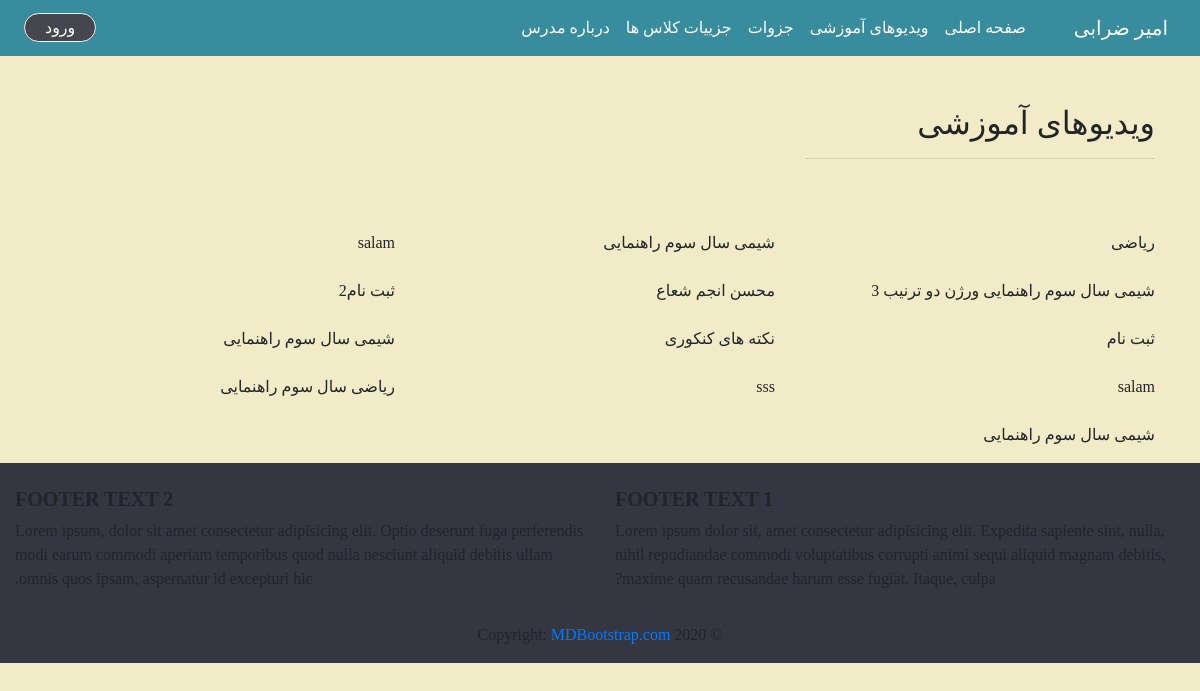
The page /video/ on the database its author committed.
### blog/models.py (models this page shows, shortened)
class Video(models.Model):
    title = models.CharField(max_length=100)
    video_url = models.FileField(upload_to='videos/upload/')
    cover = models.ImageField(upload_to='videos/covers/', null=True, blank=True)
    created_date = models.DateTimeField(default=timezone.now)

### blog/views.py (the view)
# urls.py: re_path(r'^video/$', views.VideoListView.as_view(), name='videolist'),
class VideoListView(ListView):
    model = Video
    template_name = 'video_list.html'
    context_object_name = 'videos'
    def get_queryset(self):
        return Video.objects.filter(created_date__lte=timezone.now()).order_by('-created_date')

### blog/templates/blog/video_list.html (shortened to what this page needs)
{% extends "blog/base.html" %}
{% block content %}
<div class="container pt-5">
    <div class="row text-right">
        <div class="col-4">
            <h2>ویدیوهای آموزشی</h2>
            <hr>
        </div>
    </div>
</div>
<div class="container pt-5">
    <div class="row">
        {% for video in videos %}
            <div class="col-4 text-right">
                <p class="pt-2">{{ video.title }}</p>
            </div>
        {% endfor %}
    </div>
</div>
{% endblock %}

### blog/templates/blog/base.html (shortened to what this page needs)
<html lang="en">
  {% load static %}
<head>
    <link rel="stylesheet" href="https://stackpath.bootstrapcdn.com/bootstrap/4.5.2/css/bootstrap.min.css">
    <link rel="stylesheet" href="{% static 'css/bootstrap.css' %}">
    <link rel="stylesheet" href="{% static 'css/style.css' %}">
</head>
<body>
    <nav class="navbar navbar-expand-lg my-nav sticky-top">
        <a class="navbar-brand"  href="{% url 'blog:post_list' %}">امیر ضرابی</a>
        <div class="collapse navbar-collapse " id="navbarSupportedContent">
          <ul class="navbar-nav ml-auto ">
            <li class="nav-item active">
              <a class="nav-link" href="{% url 'blog:post_list' %}">صفحه اصلی<span class="sr-only">(current)</span></a>
            </li>
            <li class="nav-item">
              <a class="nav-link" href="{% url 'blog:videolist' %}">ویدیوهای آموزشی</a>
            </li>
            <li class="nav-item">
              <a class="nav-link" href="#">جزوات</a>
            </li>
            <li class="nav-item">
              <a class="nav-link" hreef="#">جزییات کلاس ها</a>
            </li>
            <li class="nav-item">
              <a class="nav-link" href="{% url 'blog:about'%}">درباره مدرس</a>
            </li>
          </ul>
          {% if user.is_authenticated %}
          <ul class="navbar-nav ml-2">
            <li class="nav-item">
              <a class="nav-dashboard" href="{% url 'blog:dashbord' %}" >داشبورد</a></a>
            </li>
          </ul>
          {% else %}
          <ul class="navbar-nav ml-2">
            <li class="nav-item">
              <a class="nav-vorod" href="{% url 'blog:user_login' %}" >ورود</a>
            </li>
          </ul>
          {% endif %}
        </div>
      </nav>
    <div class="container-fluid" style="margin: 0;padding: 0;z-index: 1;">
        {% block content %}
        {% endblock %}
    </div>
</body>
<footer class="page-footer font-small teal pt-4" style="background-color: #343642;">
  <div class="container-fluid text-center text-md-left">
    <div class="row">
      <div class="col-md-6 mt-md-0 mt-3">
        <h5 class="text-uppercase font-weight-bold">Footer text 1</h5>
        <p>Lorem ipsum dolor sit, amet consectetur adipisicing elit. Expedita sapiente sint, nulla, nihil
          repudiandae commodi voluptatibus corrupti animi sequi aliquid magnam debitis, maxime quam recusandae
          harum esse fugiat. Itaque, culpa?</p>
      </div>
      <div class="col-md-6 mb-md-0 mb-3">
        <h5 class="text-uppercase font-weight-bold">Footer text 2</h5>
        <p>Lorem ipsum, dolor sit amet consectetur adipisicing elit. Optio deserunt fuga perferendis modi earum
          commodi aperiam temporibus quod nulla nesciunt aliquid debitis ullam omnis quos ipsam, aspernatur id
          excepturi hic.</p>
      </div>
    </div>
  </div>
  <div class="footer-copyright text-center py-3">© 2020 Copyright:
    <a href="https://mdbootstrap.com/"> MDBootstrap.com</a>
  </div>
</footer>
</html>

### blog/static/css/style.css (style rules this page uses)
html { scroll-behavior: smooth; overflow-x: hidden; }
body { font-family: "iranMed"; direction: rtl; background: #F2EBC7; overflow-x: hidden; }
.my-nav { background-color: #238399; opacity: 0.9; z-index: 100; }
.my-nav a { color: white; }
.nav-vorod { border: 1px solid white; background-color: #343642; padding: 5px 20px; border-radius: 50px; text-decoration: none; text-decoration-line: none; }

### rows shown on the page
Video: title "ریاضی"
Video: title "شیمی سال سوم راهنمایی"
Video: title "salam"
Video: title "شیمی سال سوم راهنمایی ورژن دو ترنیب 3"
Video: title "محسن انجم شعاع"
Video: title "ثبت نام2"
Video: title "ثبت نام"
Video: title "نکته های کنکوری"
Video: title "شیمی سال سوم راهنمایی"
Video: title "salam"
Video: title "sss"
Video: title "ریاضی سال سوم راهنمایی"
Video: title "شیمی سال سوم راهنمایی"
